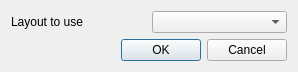
<?xml version="1.0" encoding="UTF-8"?>
<ui version="4.0">
 <class>VoGISProfilToolLayouts</class>
 <widget class="QDialog" name="VoGISProfilToolLayouts">
  <property name="geometry">
   <rect>
    <x>0</x>
    <y>0</y>
    <width>298</width>
    <height>68</height>
   </rect>
  </property>
  <property name="windowTitle">
   <string>Select layout</string>
  </property>
  <layout class="QGridLayout" name="gridLayout">
   <item row="0" column="0">
    <widget class="QLabel" name="label">
     <property name="text">
      <string>Layout to use</string>
     </property>
    </widget>
   </item>
   <item row="0" column="1">
    <widget class="QComboBox" name="cmbLayouts"/>
   </item>
   <item row="1" column="0" colspan="2">
    <widget class="QDialogButtonBox" name="dialogButtonBox">
     <property name="orientation">
      <enum>Qt::Horizontal</enum>
     </property>
     <property name="standardButtons">
      <set>QDialogButtonBox::Cancel|QDialogButtonBox::Ok</set>
     </property>
    </widget>
   </item>
  </layout>
 </widget>
 <resources/>
 <connections>
  <connection>
   <sender>dialogButtonBox</sender>
   <signal>accepted()</signal>
   <receiver>VoGISProfilToolLayouts</receiver>
   <slot>accept()</slot>
   <hints>
    <hint type="sourcelabel">
     <x>248</x>
     <y>254</y>
    </hint>
    <hint type="destinationlabel">
     <x>157</x>
     <y>274</y>
    </hint>
   </hints>
  </connection>
  <connection>
   <sender>dialogButtonBox</sender>
   <signal>rejected()</signal>
   <receiver>VoGISProfilToolLayouts</receiver>
   <slot>reject()</slot>
   <hints>
    <hint type="sourcelabel">
     <x>316</x>
     <y>260</y>
    </hint>
    <hint type="destinationlabel">
     <x>286</x>
     <y>274</y>
    </hint>
   </hints>
  </connection>
 </connections>
</ui>
